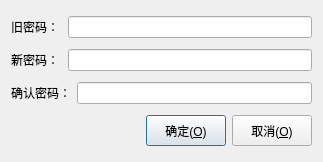
<?xml version="1.0" encoding="UTF-8"?>
<ui version="4.0">
 <class>PasswordChangeDialog</class>
 <widget class="QDialog" name="PasswordChangeDialog">
  <property name="geometry">
   <rect>
    <x>0</x>
    <y>0</y>
    <width>323</width>
    <height>162</height>
   </rect>
  </property>
  <property name="windowTitle">
   <string>密码修改</string>
  </property>
  <layout class="QVBoxLayout" name="verticalLayout">
   <item>
    <layout class="QHBoxLayout" name="horizontalLayout_11">
     <item>
      <widget class="QLabel" name="label_8">
       <property name="minimumSize">
        <size>
         <width>51</width>
         <height>21</height>
        </size>
       </property>
       <property name="maximumSize">
        <size>
         <width>100</width>
         <height>21</height>
        </size>
       </property>
       <property name="text">
        <string>旧密码：</string>
       </property>
      </widget>
     </item>
     <item>
      <widget class="QLineEdit" name="lineEditOld"/>
     </item>
    </layout>
   </item>
   <item>
    <layout class="QHBoxLayout" name="horizontalLayout_8">
     <item>
      <widget class="QLabel" name="label_6">
       <property name="minimumSize">
        <size>
         <width>51</width>
         <height>21</height>
        </size>
       </property>
       <property name="maximumSize">
        <size>
         <width>100</width>
         <height>21</height>
        </size>
       </property>
       <property name="text">
        <string>新密码：</string>
       </property>
      </widget>
     </item>
     <item>
      <widget class="QLineEdit" name="lineEditNew_3"/>
     </item>
    </layout>
   </item>
   <item>
    <layout class="QHBoxLayout" name="horizontalLayout_9">
     <item>
      <widget class="QLabel" name="label_7">
       <property name="minimumSize">
        <size>
         <width>51</width>
         <height>21</height>
        </size>
       </property>
       <property name="maximumSize">
        <size>
         <width>100</width>
         <height>21</height>
        </size>
       </property>
       <property name="text">
        <string>确认密码：</string>
       </property>
      </widget>
     </item>
     <item>
      <widget class="QLineEdit" name="lineEditNewConfirm_3"/>
     </item>
    </layout>
   </item>
   <item>
    <layout class="QHBoxLayout" name="horizontalLayout_10">
     <item>
      <spacer name="horizontalSpacer_3">
       <property name="orientation">
        <enum>Qt::Orientation::Horizontal</enum>
       </property>
       <property name="sizeHint" stdset="0">
        <size>
         <width>40</width>
         <height>20</height>
        </size>
       </property>
      </spacer>
     </item>
     <item>
      <widget class="QPushButton" name="pushButtonOK_5">
       <property name="minimumSize">
        <size>
         <width>71</width>
         <height>31</height>
        </size>
       </property>
       <property name="maximumSize">
        <size>
         <width>100</width>
         <height>31</height>
        </size>
       </property>
       <property name="text">
        <string>确定(&amp;O)</string>
       </property>
      </widget>
     </item>
     <item>
      <widget class="QPushButton" name="pushButtonOK_6">
       <property name="minimumSize">
        <size>
         <width>71</width>
         <height>31</height>
        </size>
       </property>
       <property name="maximumSize">
        <size>
         <width>100</width>
         <height>31</height>
        </size>
       </property>
       <property name="text">
        <string>取消(&amp;O)</string>
       </property>
      </widget>
     </item>
    </layout>
   </item>
  </layout>
 </widget>
 <resources/>
 <connections>
  <connection>
   <sender>pushButtonOK_6</sender>
   <signal>clicked()</signal>
   <receiver>PasswordChangeDialog</receiver>
   <slot>reject()</slot>
   <hints>
    <hint type="sourcelabel">
     <x>274</x>
     <y>150</y>
    </hint>
    <hint type="destinationlabel">
     <x>259</x>
     <y>259</y>
    </hint>
   </hints>
  </connection>
 </connections>
</ui>
